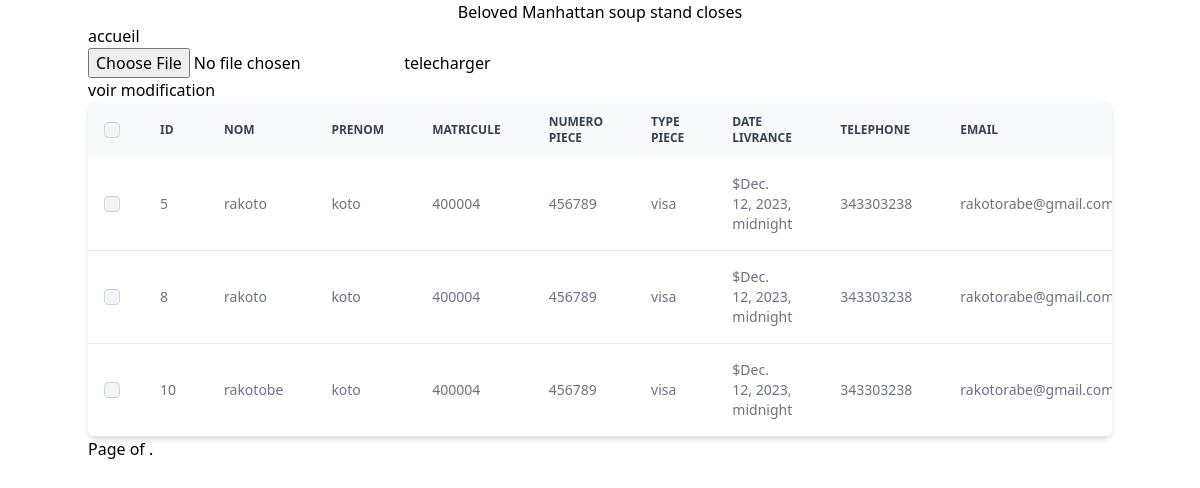
/, run on an earlier commit of the app's database.
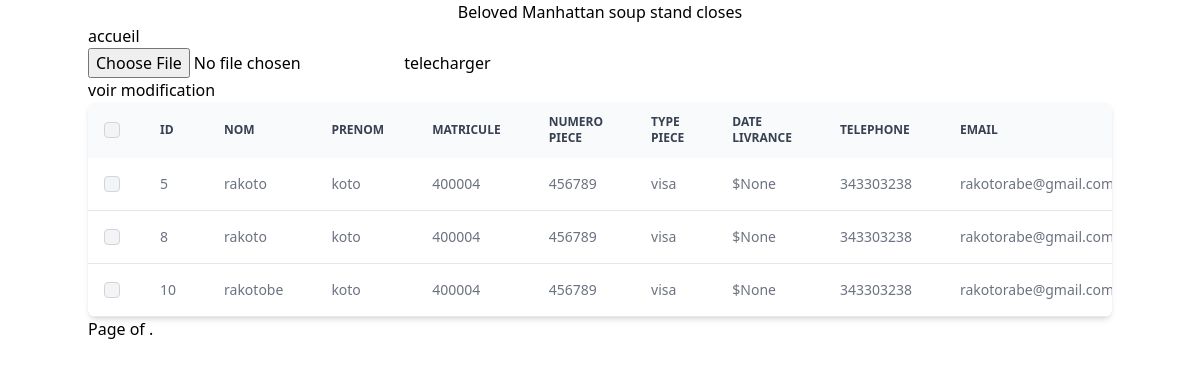
And on a later commit of the database.
### tafika/models.py (models this page shows)
class Beneficiaire(models.Model):
    nom = models.CharField(max_length=255)
    prenom = models.CharField(max_length=255)
    matricule = models.CharField(max_length=255)
    numero_piece = models.CharField(max_length=255)
    type_piece = models.CharField(max_length=255)
    date_livrance = models.DateField()
    telephone = models.CharField(max_length=20)
    email = models.EmailField()
    date_naissance = models.DateField()
    code_postal = models.CharField(max_length=10)
    sexe = models.CharField(max_length=10)
    adresse = models.CharField(max_length=255)

### tafika/views.py (the view, shortened to what this page needs)
# urls.py: path('', views.importation, name='liste'),
def importation(request):
    benef = Beneficiaire.objects.all()
    elements_par_page = 3
    paginator = Paginator(benef, elements_par_page)
    page = request.GET.get('page', 1)
    beneficiaires_pages = paginator.get_page(page)
    return render(request,'tafika/liste.html',{'benefici':beneficiaires_pages} )

### tafika/templates/tafika/liste.html (shortened to what the changed rows need)
{% extends 'tafika/home.html'%}
{% block content%}
<div>
    {%if benefici%}
        <div class="relative overflow-x-auto shadow-md sm:rounded-lg">
            <table class="w-full text-sm text-left rtl:text-right text-gray-500 dark:text-gray-400">
                <thead class="text-xs text-gray-700 uppercase bg-gray-50 dark:bg-gray-700 dark:text-gray-400">
                        <tr>
                            <th scope="col" class="p-4">
                                <div class="flex items-center">
                                    <input id="checkbox-all-search" type="checkbox" class="w-4 h-4 text-blue-600 bg-gray-100 border-gray-300 rounded focus:ring-blue-500 dark:focus:ring-blue-600 dark:ring-offset-gray-800 dark:focus:ring-offset-gray-800 focus:ring-2 dark:bg-gray-700 dark:border-gray-600">
                                </div>
                            </th>
                             <th scope="col" class="px-6 py-3">
                                id
                            </th>
                            <th scope="col" class="px-6 py-3">
                                Nom
                            </th>
                            <th scope="col" class="px-6 py-3">
                                Prenom
                            </th>
                            <th scope="col" class="px-6 py-3">
                                Matricule
                            </th>
                            <th scope="col" class="px-6 py-3">
                                Numero Piece
                            </th>
                            <th scope="col" class="px-6 py-3">
                                type piece
                            </th>
                            <th scope="col" class="px-6 py-3">
                                date livrance
                            </th>
                            <th scope="col" class="px-6 py-3">
                                telephone
                            </th>
                            <th scope="col" class="px-6 py-3">
                                email
                            </th>
                        </tr>
                    </thead>
                    <tbody>
                        {% for person in benefici %}
                        <tr class="bg-white border-b dark:bg-gray-800 dark:border-gray-700 hover:bg-gray-50 dark:hover:bg-gray-600">
                        <td class="w-4 p-4">
                            <div class="flex items-center">
                                <input id="checkbox-table-search-1" type="checkbox" class="w-4 h-4 text-blue-600 bg-gray-100 border-gray-300 rounded focus:ring-blue-500 dark:focus:ring-blue-600 dark:ring-offset-gray-800 dark:focus:ring-offset-gray-800 focus:ring-2 dark:bg-gray-700 dark:border-gray-600">
                            </div>
                        </td>
                        <td class="px-6 py-4">
                            {{person.id}}
                        </td>
                        <td class="px-6 py-4">
                            {{person.nom}}
                        </td>
                        <td class="px-6 py-4">
                            {{person.prenom}}
                        </td>
                        <td class="px-6 py-4">
                            {{person.matricule}}
                        </td>
                        <td class="px-6 py-4">
                            {{person.numero_piece}}
                        </td>
                        <td class="px-6 py-4">
                            {{person.type_piece}}
                        </td>
                        <td class="px-6 py-4">
                            ${{person.date_livrance}}
                        </td>
                        <td class="px-6 py-4">
                            {{person.telephone}}
                        </td>
                        <td class="px-6 py-4">
                            {{person.email}}
                        </td>
                        </tr>
                        {% endfor%}
                     </tbody>
            </table>
        </div>
    {%else%}
        <h3 class="justify-center text-center">pas d'importation</h3>
    {%endif%}
</div>
{% endblock content %}

What changed in the data, as far as the page shows it:
changed Beneficiaire id 5: date_livrance "Dec. 12, 2023, midnight" → "None"
changed Beneficiaire id 8: date_livrance "Dec. 12, 2023, midnight" → "None"
changed Beneficiaire "rakotobe": date_livrance "Dec. 12, 2023, midnight" → "None"
